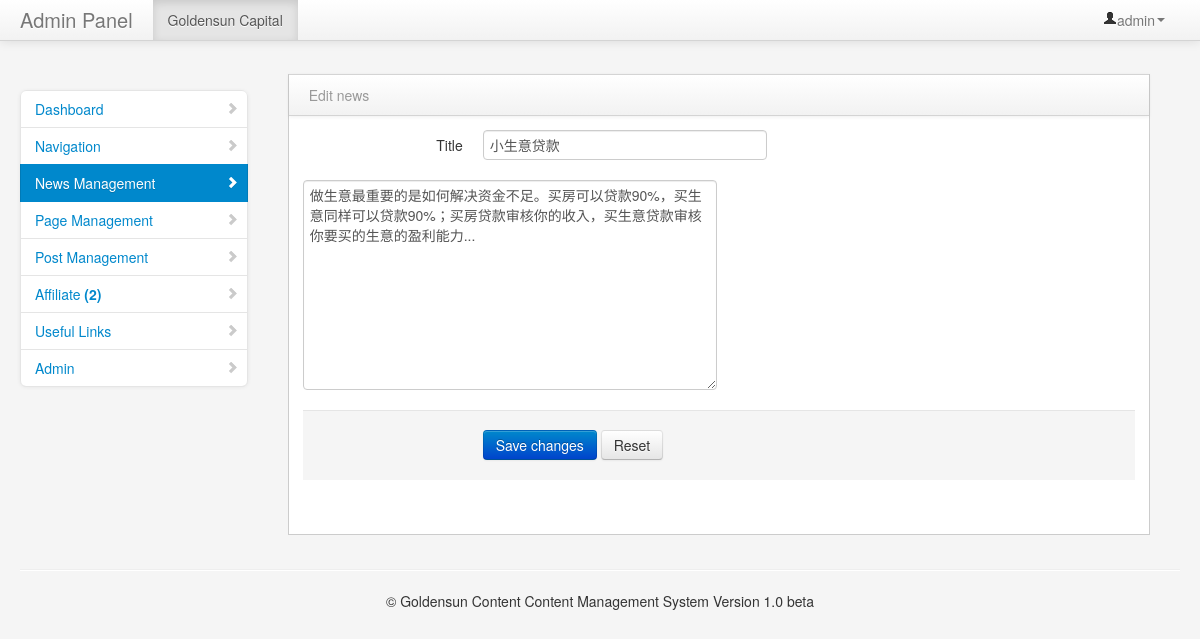
The page /admin/edit-news.php?id=1 (signed in) on the database its author committed.
### tables this page shows
CREATE TABLE `news` (
  `id` int(11) NOT NULL,
  `title` varchar(255) NOT NULL,
  `description` text NOT NULL,
  `img` text NOT NULL,
  `release_date` timestamp NOT NULL DEFAULT CURRENT_TIMESTAMP,
  `lang` int(11) NOT NULL DEFAULT '0',
  `featured` int(11) NOT NULL DEFAULT '0',
  `link` text NOT NULL,
  `deleted` int(11) DEFAULT '0'
);

### admin/edit-news.php (the view, shortened to what this page needs)
<?php
include "includes/header.php";
include "includes/navigation.php";
?>
        <div class="container-fluid">
            <div class="row-fluid">
              <?php include "includes/sidebar.php";?>
                <div class="span9" id="content">
                    <div class="row-fluid section">
                        <div class="block">
                            <div class="navbar navbar-inner block-header">
                                <div class="muted pull-left">Edit news</div>
                            </div>
              <?php
							$id = $_GET['id'];
							$query = mysql_query("SELECT * FROM news WHERE id='$id'") or die(mysql_error());
							$data = mysql_fetch_array($query);
							?>
                            <div class="block-content collapse in">
                                <div class="span12">
                                	 <form class="form-horizontal" name="edit_page" method="post" enctype="multipart/form-data" action="functions/update-page.php">
                                     <fieldset>
                                       <div class="control-group">
                                         <label class="control-label">Title</label>
                                         <div class="controls">
                                           <input class="input-xlarge focused" name="title" type="text" value="<?php echo $data['title']; ?>"  placeholder="Title">
                                         </div>
                                       </div>
                                       <div class="control-group">
                                          <textarea id="ckeditor_full" class="input-xlarge textarea" name="description" placeholder="Description ..." style="width: 400px; height: 200px"><?php echo $data['description']; ?></textarea>
                                       </div>
                                        <div class="form-actions">
                                          <button type="submit" class="btn btn-primary">Save changes</button>
                                          <button type="reset" class="btn">Reset</button>
                                        </div>
                                      </fieldset>
                                    </form>
                                </div>
                            </div>
                        </div>
                    </div>
                </div>
            </div>
<?php include "includes/footer.php" ?>

### admin/assets/styles.css (style rules this page uses)
body { padding-top: 60px; padding-bottom: 40px; background-color: #f5f5f5; }
#content { margin-left:0px; }
.block { border: 1px solid #ccc; background: white; margin: 1em 0em; border-top: none; }
.block-content { margin: 1em; min-height: .25em; }
.block-header { margin-bottom: 0px; border-right: none; border-left: none; -webkit-border-radius: 0px; -moz-border-radius: 0px; border-radius: 0px; }
.block-header div { padding-top: 10px; }

### rows shown on the page
news: title "小生意贷款", description "做生意最重要的是如何解决资金不足。买房可以贷款90%，买生意同样可以贷款90%；买房贷款审核你的收入，买生意贷款审核你要买的生意的盈利能力..."

### other values the page prints
$_SESSION['username'] "admin"
$num "2"
